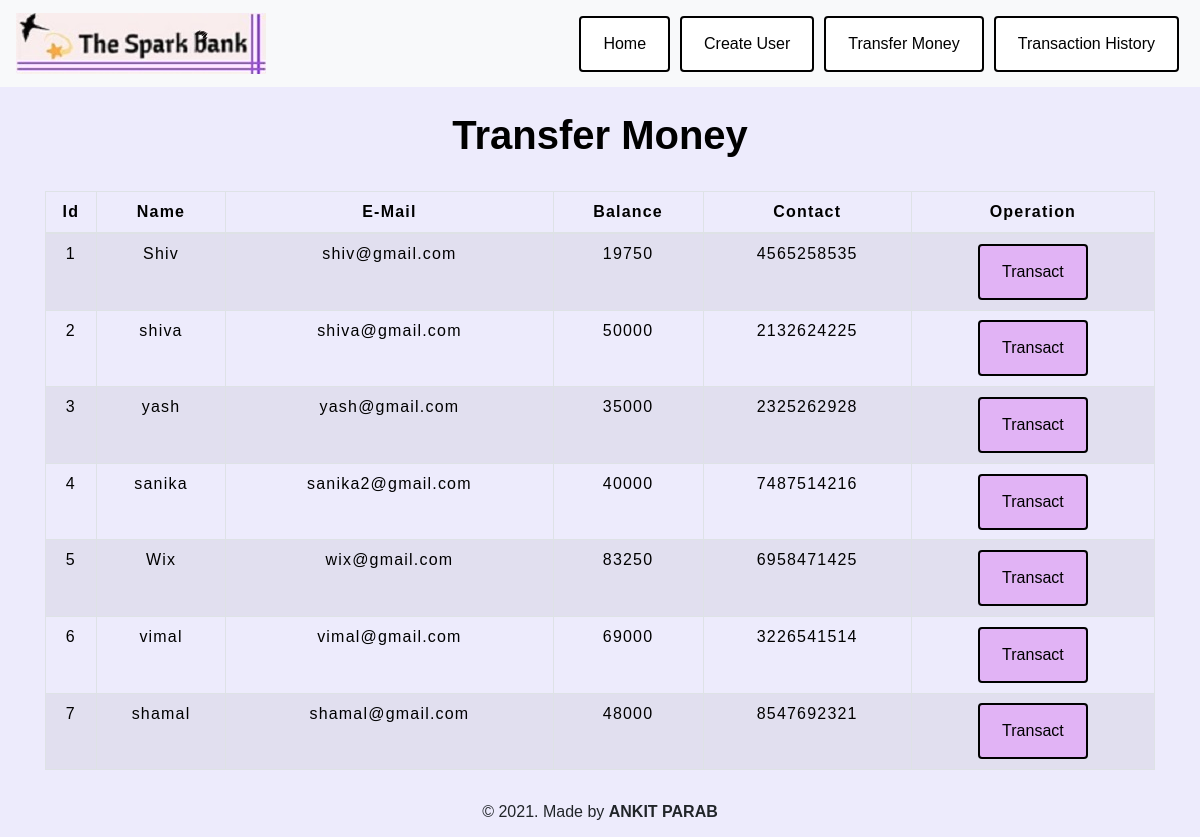
The app's page /transfermoney.php with its own data.
### tables this page shows
CREATE TABLE `users` (
  `id` int(3) NOT NULL,
  `name` text NOT NULL,
  `email` varchar(30) NOT NULL,
  `balance` int(8) NOT NULL,
  `contact` varchar(11) NOT NULL
);

### transfermoney.php (the view, shortened to what this page needs)
<!DOCTYPE html>
<html lang="en">
<head>
    <link rel="stylesheet" href="https://maxcdn.bootstrapcdn.com/bootstrap/4.0.0/css/bootstrap.min.css">
    <link rel="stylesheet" type="text/css" href="CSS/table.css">
	<link rel="stylesheet" type="text/css" href="CSS/button.css">
</head>
<body style="background-color : #edebfc;">
<?php
    include 'config.php';
    $sql = "SELECT * FROM users";
    $result = mysqli_query($conn,$sql);
?>
<?php
  include 'navbar.php';
?>
<div class="container">
    <h2 class="text-center pt-4" style="color : black; transition: 0.7s; font-weight: bold;">Transfer Money</h2>
    <br>
        <div class="row" >
            <div class="col">
                <div class="table-responsive-sm">
                    <table class="table table-hover table-sm table-striped table-condensed table-bordered" style=" border: 1px solid black;">
                        <thead style="color : black;">
                            <tr>
                            <th scope="col" class="text-center py-2">Id</th>
                            <th scope="col" class="text-center py-2">Name</th>
                            <th scope="col" class="text-center py-2">E-Mail</th>
                            <th scope="col" class="text-center py-2">Balance</th>
	                        <th scope="col" class="text-center py-2">Contact</th>
                            <th scope="col" class="text-center py-2">Operation</th>
                            </tr>
                        </thead>
                        <tbody>
                            <?php
                                while($rows=mysqli_fetch_assoc($result)){
                            ?>
                                <tr style="color : black;">
                                    <td class="py-2"><?php echo $rows['id'] ?></td>
                                    <td class="py-2"><?php echo $rows['name']?></td>
                                    <td class="py-2"><?php echo $rows['email']?></td>
                                    <td class="py-2"><?php echo $rows['balance']?></td>
                                    <td class="py-2"><?php echo $rows['contact']?></td>
                                    <td><a href="selecteduserdetail.php?id= <?php echo $rows['id'] ;?>">
                                    <button type="button" class="btn df" style="background-color :#e1b3f5;">Transact</button></a></td>
                                </tr>
                            <?php
                                }
                            ?>
                        </tbody>
                    </table>
                </div>
            </div>
        </div>
</div>
<footer class="text-center mt-2 py-2">
    <H6>&copy 2021. Made by <b>ANKIT PARAB</b></H6>
</footer>
</body>
</html>

### navbar.php (shortened to what this page needs)
<!doctype html>
<html>
<head>
  <link rel="stylesheet" type="text/css" href="CSS/button.css">
</head>
<body>
	  <nav  class="navbar navbar-expand-md navbar-light bg-light">
      <a class="navbar-brand" href="index.php"><img src="IMAGE/logo.jpeg"></a>
      <div class="collapse navbar-collapse" id="collapsibleNavbar">
        <ul class="navbar-nav ml-auto">
          <li class="nav-item">
            <a class="btn df" class="nav-link" href="index.php">Home</a>
          </li>
          <li class="nav-item">
            <a class="btn df" class="nav-link" href="createuser.php">Create User</a>
          </li>
          <li class="nav-item">
            <a class="btn df" class="nav-link" href="transfermoney.php">Transfer Money</a>
          </li>
          <li class="nav-item">
            <a class="btn df" class="nav-link" href="transactionhistory.php">Transaction History</a>
          </li>
	      </ul>
      </div>
    </nav>
</body>
</html>

### CSS/table.css (style rules this page uses)
* { padding: 0; margin: 0; box-sizing: border-box; font-family: sans-serif; }
h2 { font-size: 40px; }
table { letter-spacing: 1.2px; }
td { text-align: center; }
button { border:none; background: #d9d9d9; transition: 1s; }

### CSS/button.css (style rules this page uses)
.btn { border: 2px solid black; background-color: white; color: black; padding: 14px 22px; font-size: 16px; cursor: pointer; margin: 5px; }

### navbar.php (style rules this page uses)
.navbar-brand { color: #bdf8fc; letter-spacing: 0.5px; }

### records on screen
users: id "1", name "Shiv", email "shiv@gmail.com", balance "19750", contact "4565258535"
users: id "2", name "shiva", email "shiva@gmail.com", balance "50000", contact "2132624225"
users: id "3", name "yash", email "yash@gmail.com", balance "35000", contact "2325262928"
users: id "4", name "sanika", email "sanika2@gmail.com", balance "40000", contact "7487514216"
users: id "5", name "Wix", email "wix@gmail.com", balance "83250", contact "6958471425"
users: id "6", name "vimal", email "vimal@gmail.com", balance "69000", contact "3226541514"
users: id "7", name "shamal", email "shamal@gmail.com", balance "48000", contact "8547692321"
